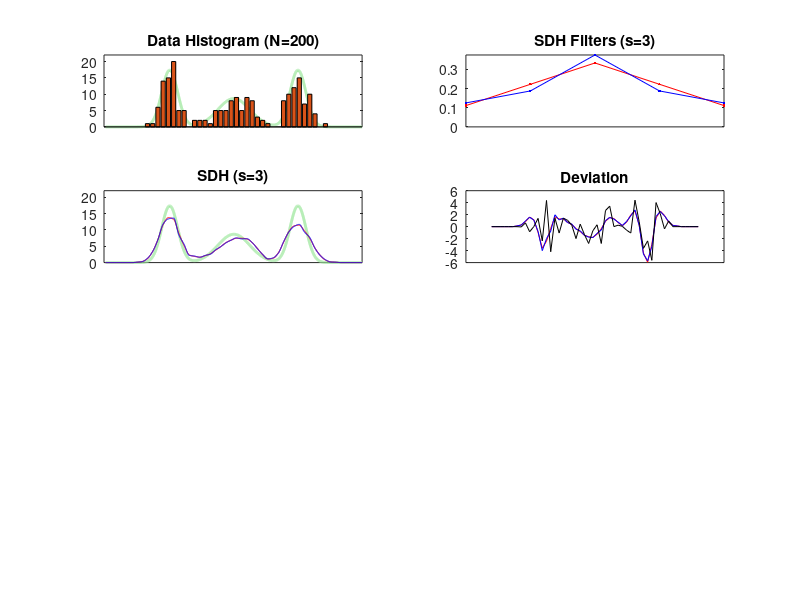

This chart was generated by the following MATLAB code: (Note: this script raises an error after producing the figure.)
function sdh_demo2
% SDH_DEMO2 Analyze Data Histograms as Density Estimators, 
%           Examples: 1-dim

% elias 30/04/2002

fprintf('Histogramm ...');

f = figure;
set(f,'numbertitle','off');
set(f,'name','SDH Demo2');
X = 4; Y = 2; % subplots
FONTSIZE = 8;
HIGHRES = 50; % high resolution used to illustrate true pdf

S = 3; % sdh
N = 200; % data items
BINS = 50;
INTERP= 'cubic';
MIN = -8; MAX = 8; % min max x scale

c = linspace(MIN,MAX,BINS);
c_hr = linspace(MIN,MAX,HIGHRES*BINS);
bin_width = c(2)-c(1);
[p, p_hist, x] = pdf(c,N,bin_width);
[p_hr, p_hist_hr] = pdf(c_hr,N,bin_width);

bin_count = hist(x,c);

% data histogram
s = subplot(X,Y,1); set(s,'fontsize',FONTSIZE); 
plot(c_hr,p_hist_hr,'color',[0.6 .9 0.6],'linewidth',2); hold on;
bar(c,bin_count);
axis([MIN-0.1, MAX, 0, max(max(bin_count),max(p_hist_hr))*1.1]);
box on; h=title(['Data Histogram (N=',num2str(N),')']); set(s,'xtick',[]); set(h,'verticalalignment','middle');

fprintf('done.\n')

fprintf('Smoothed Histogramm ...');

% smoothed histogram
w1 = [1:S,S-1:-1:1]; w1 = w1./sum(w1); % ranking
w2 = 1./[S:-1:1,2:S]; w2 = w2./sum(w2); % 1/r

s = subplot(X,Y,2); set(s,'fontsize',FONTSIZE); % filters
plot(w1,'.-r'); hold on
plot(w2,'.-b');
axis([1, (S-1)*2+1, 0, max(max(w1),max(w2))]);
h=title(['SDH Filters (s=',num2str(S),')']); set(s,'xtick',[]); set(h,'verticalalignment','middle');

sdh1 = filter(w1,1,[bin_count,zeros(1,S-1)]);
sdh2 = filter(w2,1,[bin_count,zeros(1,S-1)]);

s = subplot(X,Y,3); set(s,'fontsize',FONTSIZE); % SDH
plot(c_hr,p_hist_hr,'color',[0.6 .9 0.6],'linewidth',2); hold on
plot(c_hr,interp1(c,sdh1(S:end),c_hr,INTERP),'r');
plot(c_hr,interp1(c,sdh2(S:end),c_hr,INTERP),'b');
axis([MIN-0.1, MAX, 0, max(max(bin_count),max(p_hist_hr))*1.1]);
box on; h=title(['SDH (s=',num2str(S),')']); set(s,'xtick',[]); set(h,'verticalalignment','middle');

s = subplot(X,Y,4); set(s,'fontsize',FONTSIZE); % deviation
plot(c, sdh1(S:end) - p_hist,'r'); hold on
plot(c, sdh2(S:end) - p_hist,'b');
plot(c, bin_count - p_hist,'k');
box on; h=title('Deviation'); set(s,'xtick',[]); set(h,'verticalalignment','middle');

fprintf('done.\n')

fprintf('GMM (estimate priors and variance with EM) ...');

% gaussian mixture, centers given, variance not.
% if nothing in bin, then this bin does not contribute to the mixture.

idx = find(bin_count>0); % remove zeros
bc2 = bin_count(idx);
c2 = c(idx);

[sigma pri] = sdh_gmm_init(x, c2);
err = [];
err(1) = sum(log(sdh_gmm_pdf(x, c2, sigma, pri)));

for i=1:14;
    [sigma pri] = sdh_gmm_em(x, c2, sigma, pri);
    err(i+1) = sum(log(sdh_gmm_pdf(x, c2, sigma, pri)));
end

s = subplot(X,Y,5); set(s,'fontsize',FONTSIZE)
plot(c_hr,p_hr,'color',[0.6 .9 0.6],'linewidth',2); hold on
plot(c_hr,sdh_gmm_pdf(c_hr', c2, sigma, pri)); 
axis([MIN-0.1, MAX, 0, 0.5]);
box on; h=title('GMM (estimate priors & \sigma)'); set(s,'xtick',[]);
set(h,'verticalalignment','middle');

s = subplot(X,Y,6); set(s,'fontsize',FONTSIZE); 
plot(err,'.-b')
box on; h=title('log-likelihood'); set(s,'xtick',[]);
set(h,'verticalalignment','middle');

fprintf('done.\n')

fprintf('GMM (estimate mu, priors and variance with EM) ...');

% train real GMM (estimate mu)
[sigma pri] = sdh_gmm_init(x, c2);
err=[];
err(1) = sum(log(sdh_gmm_pdf(x, c2, sigma, pri)));
num_par(1) = length(c2);
mu = c2; % fix GMM centers at bin centers
min_sigma = 0.01; % if sigma smaller than this, then drop center
for i=1:39;
    [mu sigma pri] = sdh_gmm_em_mu(x, mu, sigma, pri, min_sigma*i);
    err(i+1) = sum(log(sdh_gmm_pdf(x, mu, sigma, pri)));
    num_par(i+1) = length(mu);
end

s = subplot(X,Y,7); set(s,'fontsize',FONTSIZE);
plot(c_hr,p_hr,'color',[0.6 .9 0.6],'linewidth',2); hold on
plot(c_hr,sdh_gmm_pdf(c_hr', mu, sigma, pri)); 
axis([MIN-0.1, MAX, 0, 0.5]);
h=title('GMM (estimate \mu, priors & \sigma)'); set(s,'xtick',[]);
set(h,'verticalalignment','middle');

s = subplot(X,Y,8); set(s,'fontsize',FONTSIZE)
[ax,h1,h2] = plotyy(1:length(err),err,1:length(err),num_par);
set(ax(2),'ycolor','r'); set(h2,'color','r'); set(h2,'marker','.')
set(h1,'marker','.')
s = subplot(ax(1)); set(s,'xtick',[]); ylabel('log-likelihood')
s = subplot(ax(2)); set(s,'xtick',[]); ylabel('centers')
set(ax(2),'fontsize',FONTSIZE); set(ax(1),'fontsize',FONTSIZE)
h=title(['\sigma_{min}=',num2str(min_sigma)]); set(s,'xtick',[]);
set(h,'verticalalignment','middle');

fprintf('done.\n')

function [p, p_hist, x] = pdf(c,N,bin_width)
if 0,
    %% simple data: 1-dim norm pdf
    p = normpdf(c,0,1);
    p_hist = p/p(end/2)*(normcdf(bin_width/2,0,1)-normcdf(-bin_width/2,0,1))*N;
    x = randn(N,1);
else
    %% simple data: 1-dim 3 x norm pdf
    % 3 peeks:
    N = 3*round(N/3);
    x = zeros(N,1);
    x(1:round(N/3)) = x(1:round(N/3))+randn(round(N/3),1)/2-4;
    x(round(N/3)+1:round(2*N/3)) = x(round(N/3)+1:round(2*N/3))+randn(round(N/3),1);
    x(round(2*N/3)+1:N) = x(round(2*N/3)+1:N)+randn(round(N/3),1)/2+4;
    
    p = (normpdf(c,-4,0.5)+normpdf(c,0,1)+normpdf(c,4,0.5))/3;
    
    a = -bin_width/2;
    b = +bin_width/2;
    c = ...
        (normcdf(b,-4,0.5)+normcdf(b,0,1)+normcdf(b,4,0.5))/3- ...
        (normcdf(a,-4,0.5)+normcdf(a,0,1)+normcdf(a,4,0.5))/3;

    p_hist = p/p(end/2)*N*c;
end